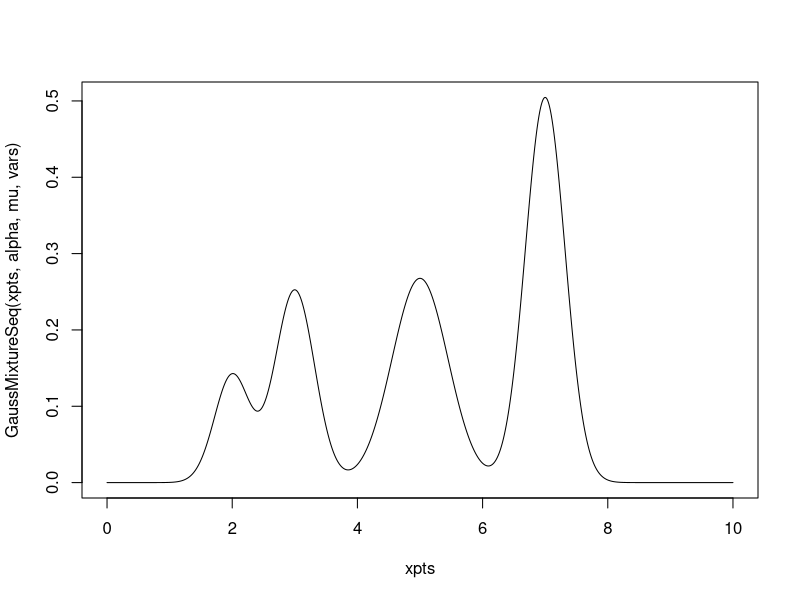
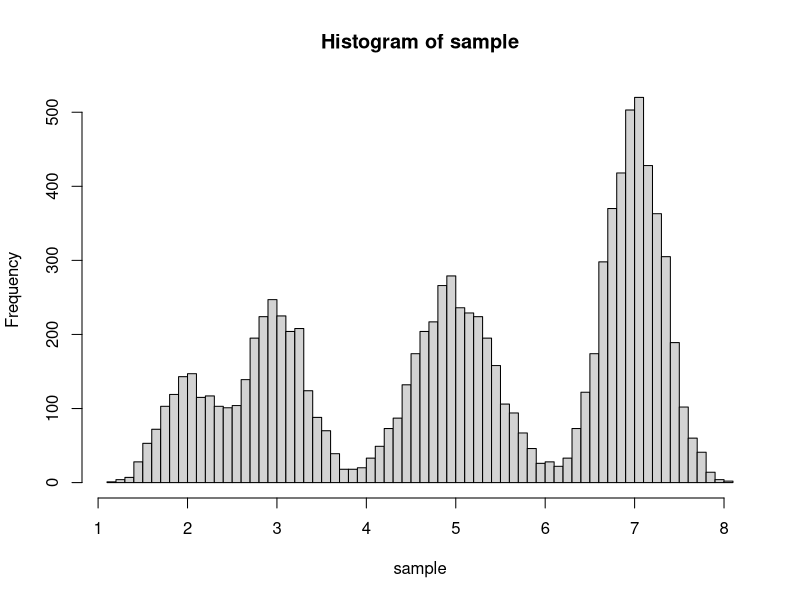
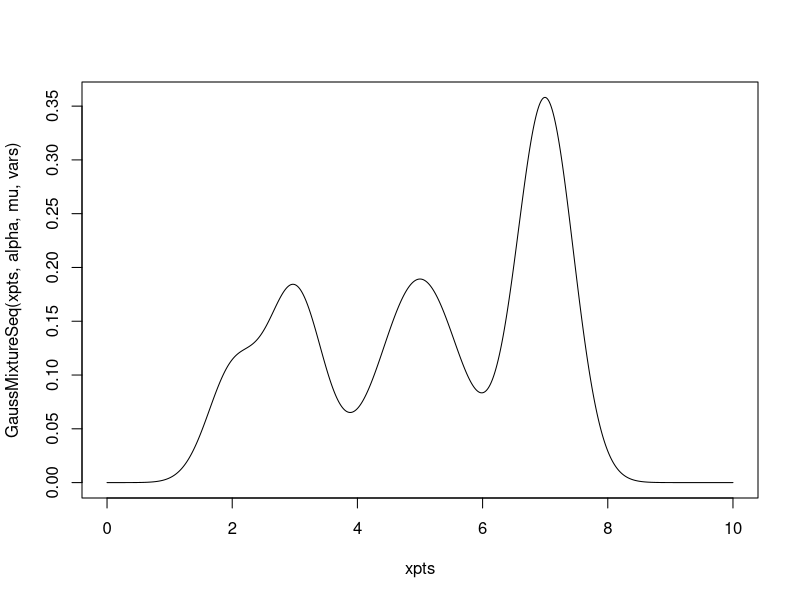
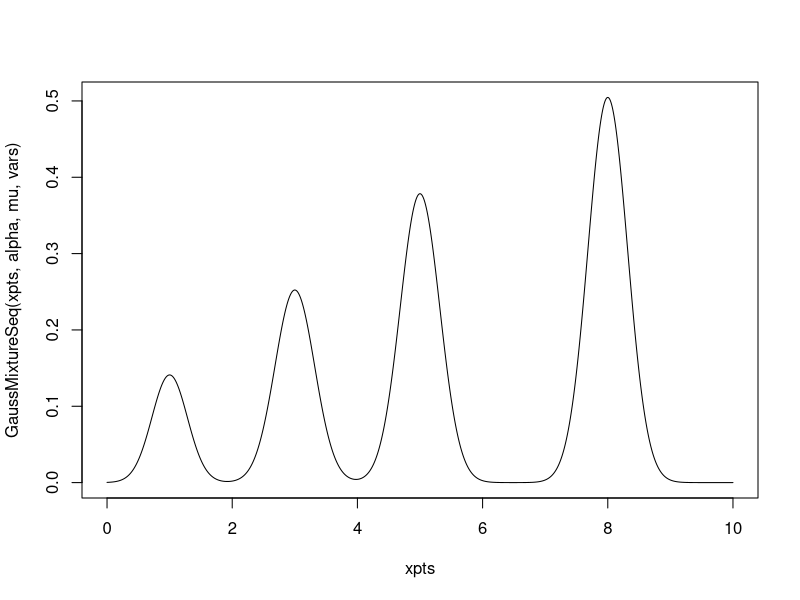
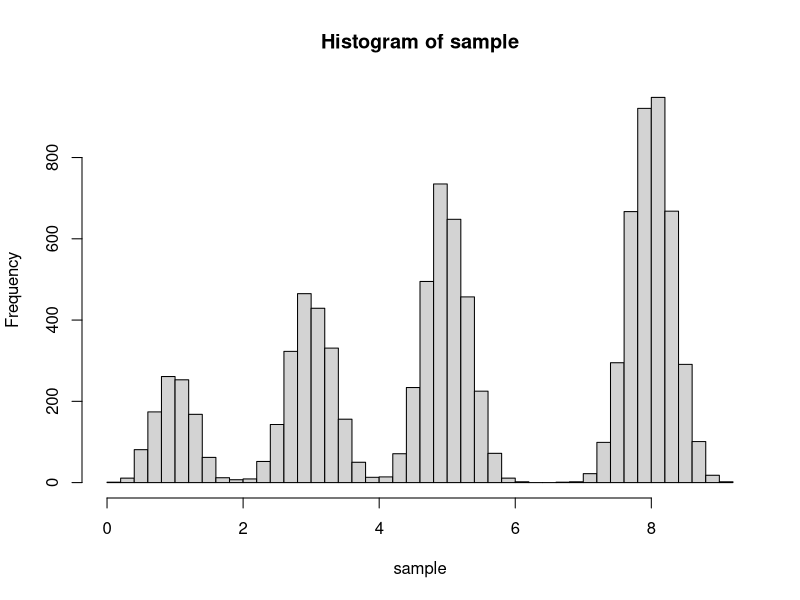
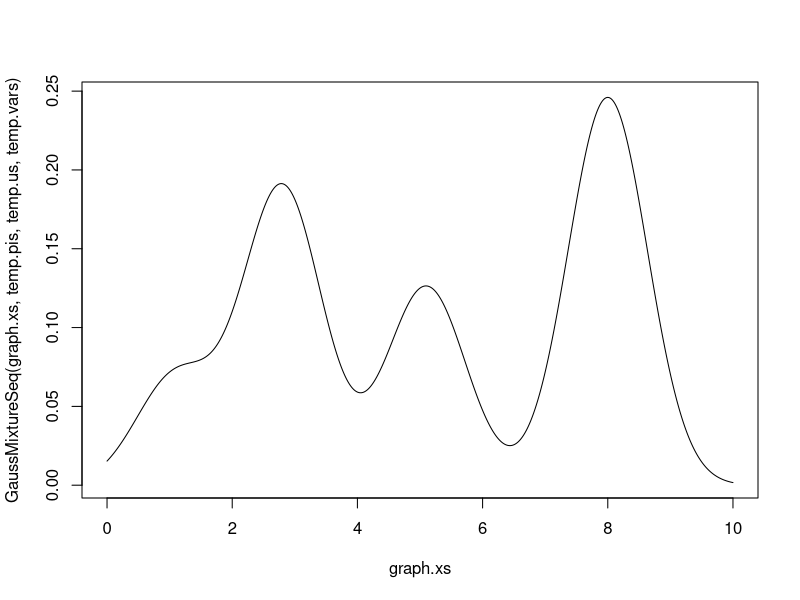
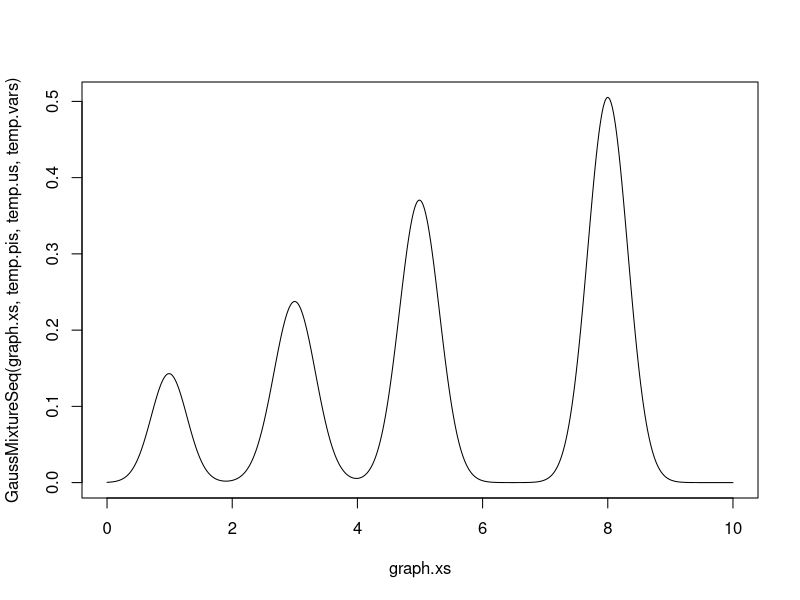
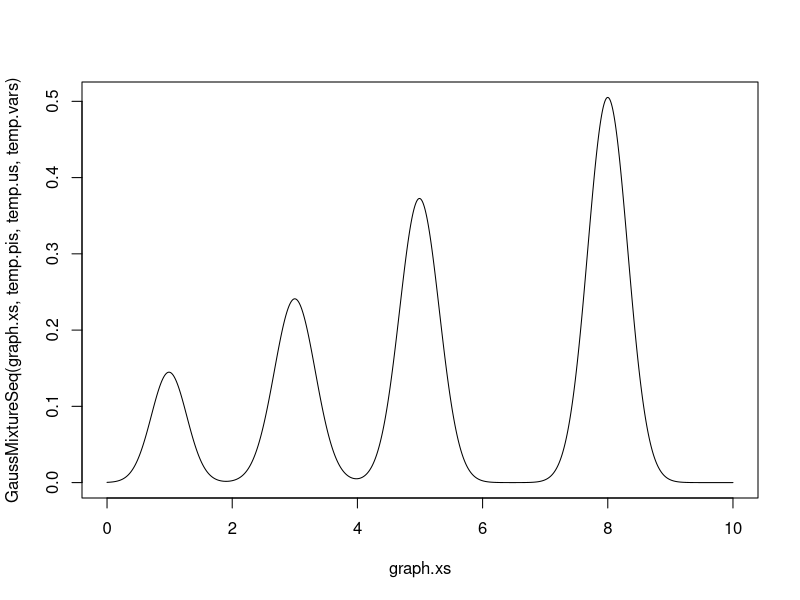

The R script that drew these images, in order:
# Stochastic Modeling Homework 2. Normal pdf

# ################## FILE SUMMARY ############################################
#                                                                            #
# This file contains function definitions first and then code that executes  #
# them near the bottom. The functions are GaussMixtureSeq which returns the  #
# pdf values for a sequence of x values given some mixture parameters.       #
# GaussMixtureSample returns a sample from a mixture with 'n' points in it.  #
# OldEM is a neutered version of the EM algorith that for some reason is way #
# more stable. EM() is the em algorithm using the update rules from this     #
# homework. The code that executes parts b,c and d is at the bottom.         #
#                                                                            #
##############################################################################



# returns pdf value at each point in pts using a mixture
# model defined by sum(pis[i] * N(pts[i],us[i],vars[i])
# Where N(pt, u, var) returns the value of the pdf defined
# by a normal distribution with mean u and variance var 
GaussMixtureSeq <- function (pts, pis, us, vars){
  result <- numeric(length(pts))
  for(i in 1:length(pts)){
    for(p in 1:length(pis)){
      result[i] <- result[i] + pis[p] * dnorm(pts[i],mean=us[p],sd=sqrt(vars[p]))
    }
  }
  return(result)
}

GaussMixtureSample <- function(n, pis, us, vars){
  # pick a random distribution, i, from the pi's
  sample = numeric(length=n)
  for(point in 1:n){
    z = runif(n=1,min=0,max=1)
    i = 1
    while(z>0){
      z<-z-pis[i]
      i<-i+1
    }
    i=i-1
    # draw from dstribution[i]
    sample[point] <- rnorm(n=1,mean=us[i],sd=sqrt(vars[i]))
  }
  return(sample)
}

# This is an old EM algorithm that I used a long time ago that does a few things
# sort of wrong, but for some reason it is MUCH more stable than the "correct" 
# algorithm so I am going to leave it here to ask you about it before class
OldEM <- function(pts, pis, us, vars, epsilon){
  groups <- list(length=length(pis))
  
  temp.pis <- pis
  temp.us <- us
  temp.vars <- vars
  
  max.dif = 1.0
  while(max.dif > epsilon && min(temp.pis) > 0.01){
    plotProgress = TRUE
    for(i in 1:length(pis)){
      groups[[i]] <- c(1)
    }
    for(i in 1:length(pts)){
      w <- numeric(length(pis))
      for(d in 1:length(pis)){
        w[d] <- dnorm(pts[i],mean=temp.us[d],sd=sqrt(temp.vars[d])) #* temp.pis[d]
      }
      groups[[which.max(w)]] <- append(groups[[which.max(w)]], pts[i])
    }
    
    old.pis <- temp.pis
    old.us <- temp.us
    old.vars <- temp.vars
    
    for(i in 1:length(pis)){
      groups[[i]] <- groups[[i]][-1]
      temp.pis[i] <- 1.0*length(groups[[i]])/length(pts)
      temp.us[i] <- mean(groups[[i]])
      temp.vars[i] <- var(groups[[i]])
    }
    
    if(plotProgress){
      graph.xs<-seq(floor(min(pts)),floor(max(pts))+1,by=0.01)
      plot(type = 'l', x=graph.xs, y=GaussMixtureSeq(graph.xs, temp.pis, temp.us, temp.vars ) )
    }
    
    max.dif = max(  c( max(abs(temp.pis-old.pis), max(abs(temp.us-old.us)), max(abs(temp.vars-old.vars))) )  )
  }
  params = list("pis"=temp.pis, "us"=temp.us,"vars"=temp.vars)
}


# Problem II part c.
# pts: vector of points sampled from the mixture density
# pis: also called alphas, the vector of proportions
# us: the vector of means for the distributions. Should be same length as pis
# vars: vector of variances. should be same length as pis
EM <- function(pts, pis, us, vars, epsilon){
  responsibilities = matrix(0, nrow=length(pis), ncol=length(pts), byrow=TRUE)
  num.iter <- 0
  temp.pis <- pis
  temp.us <- us
  temp.vars <- vars
  temp.probs <- c(1:length(pis)) # Just setting aside some memory to hold p_i's
  max.dif = 1
  # When none of the parameters change much, or one of the proportions or 
  # variances is nearly zero, the algorithm exits. The variance or proportions
  # go to zero when the EM algorithm decides that there are less densities than
  # were originally estimated
  while(max.dif > epsilon && min(temp.pis) > epsilon && min(temp.vars)>epsilon/100 && num.iter<1000){
    num.iter<- num.iter+1
    old.pis <- temp.pis
    old.us <- temp.us
    old.vars <- temp.vars
    
    # Graphs the current estimate at each iteration to play a nice little animation
    graph.xs<-seq(floor(min(pts)),floor(max(pts))+1,by=0.01)
    plot(type = 'l', x=graph.xs, y=GaussMixtureSeq(graph.xs, temp.pis, temp.us, temp.vars ) )
    
    # rix.sums will hold the vector of sums of r_i(k) * x_k to keep from 
    # backtracking  
    rix.sums <- numeric(length(pis))
    
    # ri.sums will hold the vector of sums r_i(k) for each i to save for later
    ri.sums <- numeric(length(pis))
    for(k in 1:length(pts)){
      for(i in 1:length(pis)){
        temp.probs[i] <- dnorm(pts[k],old.us[i],old.vars[i]) * old.pis[i]
      }
      rk.denom <- sum(temp.probs)
      for(i in 1:length(pis)){
        # Calculating the responsibilities matrix for look-up later because 
        # memory is cheap these days
        responsibilities[i,k] <- temp.probs[i] * 1.0 / rk.denom
        
        # might as well record these sums ill re-use while im at it
        ri.sums[i] <- ri.sums[i] + responsibilities[i,k]
        rix.sums[i] <- rix.sums[i] + responsibilities[i,k]*pts[k]
      }
    }
    
    # Each of these lines is taken from the update rules defined in Module 8b
    # and also found in part (II a.) of this homework
    # Time to update the parameters:
    for(i in 1:length(pis)){
      temp.pis[i] <- 1.0/length(pts) * ri.sums[i]
      temp.us[i] <- 1.0/ri.sums[i] * rix.sums[i]
      temp.vars[i] <- 1.0/ri.sums[i] * (responsibilities[i,] %*% (pts-temp.us[i])^2)
    }
    
    # This finds the parameter with the biggest change since the last update
    max.dif = max(  c( max(abs(temp.pis-old.pis), max(abs(temp.us-old.us)), max(abs(temp.vars-old.vars))) )  )
  }
  params = list("pis"=temp.pis, "us"=temp.us,"vars"=temp.vars)
  return(params)
}

# Problem II part b.
set.seed(42)
alpha <- c(0.1,0.2,0.3,0.4)
mu <- c(2,3,5,7)
vars <- c(0.08,0.1,0.2,0.1)
xpts = seq(0,10,0.01)

plot(type = 'l', x=xpts, y=GaussMixtureSeq(xpts, alpha, mu, vars ) )
sample <- GaussMixtureSample(10000, alpha, mu, vars)
hist(sample, breaks=50)

vars<-vars*2
plot(type = 'l', x=xpts, y=GaussMixtureSeq(xpts, alpha, mu, vars ) )


# Problem II part c/d: Show the EM Algorithm working
# Example 1
set.seed(42)
alpha <- c(0.1,0.2,0.3,0.4)
mu <- c(1,3,5,8)
vars <- c(0.08,0.1,0.1,0.1)
xpts = seq(0,10,0.01)

plot(type = 'l', x=xpts, y=GaussMixtureSeq(xpts, alpha, mu, vars ) )
sample <- GaussMixtureSample(10000, alpha, mu, vars)
hist(sample, breaks=50)
params <- EM(sample, c(0.11,0.3,0.2,0.39), c(1.1,2.8,5.1,8), c(.4,.4,.4,0.4), epsilon=0.0001 )
params

# Example 2
set.seed(42)
alpha <- c(0.7,0.1,0.05,0.15)
mu <- c(1,3,5,8)
vars <- c(0.08,0.08,0.1,0.1)
xpts = seq(0,10,0.01)

plot(type = 'l', x=xpts, y=GaussMixtureSeq(xpts, alpha, mu, vars ) )
sample <- GaussMixtureSample(10000, alpha, mu, vars)
hist(sample, breaks=50)
params <- EM(sample, c(0.11,0.3,0.2,0.39), c(1.1,2.8,5.1,8), c(.4,.4,.4,0.4), epsilon=0.0001 )
params

# This is an example where the em algroithm does some weird crap where it 
# decides that some of the clusters actually don't exist and instead there are
# only 2. The OldEM that is more like kmeans works still
set.seed(42)
sample <- GaussMixtureSample(10000, c(0.2,0.2,0.2,0.4), c(1,3,4,5), c(.1,.05,.05,.1))
hist(sample, breaks=100)
params <- EM(sample, c(0.21,0.21,0.21,0.37), c(0.9,3.1,4.1,6), c(.8,.5,.5,1.0), epsilon=0.001 )
print(params)
params <- OldEM(sample, c(0.21,0.21,0.21,0.37), c(0.9,3.1,4.1,6), c(.8,.5,.5,1.0), epsilon=0.001 )
print(params)
params <- EM(sample, params[["pis"]], params[["us"]], params[["vars"]], epsilon=0.001 )
print(params)

# Moving the mean of the big guy over by only 1 makes it work again with this seed
# sometimes it still doesn't work on other seeds so this case must be close to bad
set.seed(42)
sample <- GaussMixtureSample(10000, c(0.2,0.2,0.2,0.4), c(1,3,4,6), c(.1,.05,.05,.1))
hist(sample, breaks=100)
params <- EM(sample, c(0.21,0.21,0.21,0.37), c(0.9,3.1,4.1,6), c(.8,.5,.6,1.0), epsilon=0.0001 )
print(params)
params <- OldEM(sample, c(0.21,0.21,0.21,0.37), c(0.9,3.1,4.1,6), c(.8,.5,.6,1.0), epsilon=0.0001 )
print(params)
params <- EM(sample, params[["pis"]], params[["us"]], params[["vars"]], epsilon=0.0001 )
print(params)
